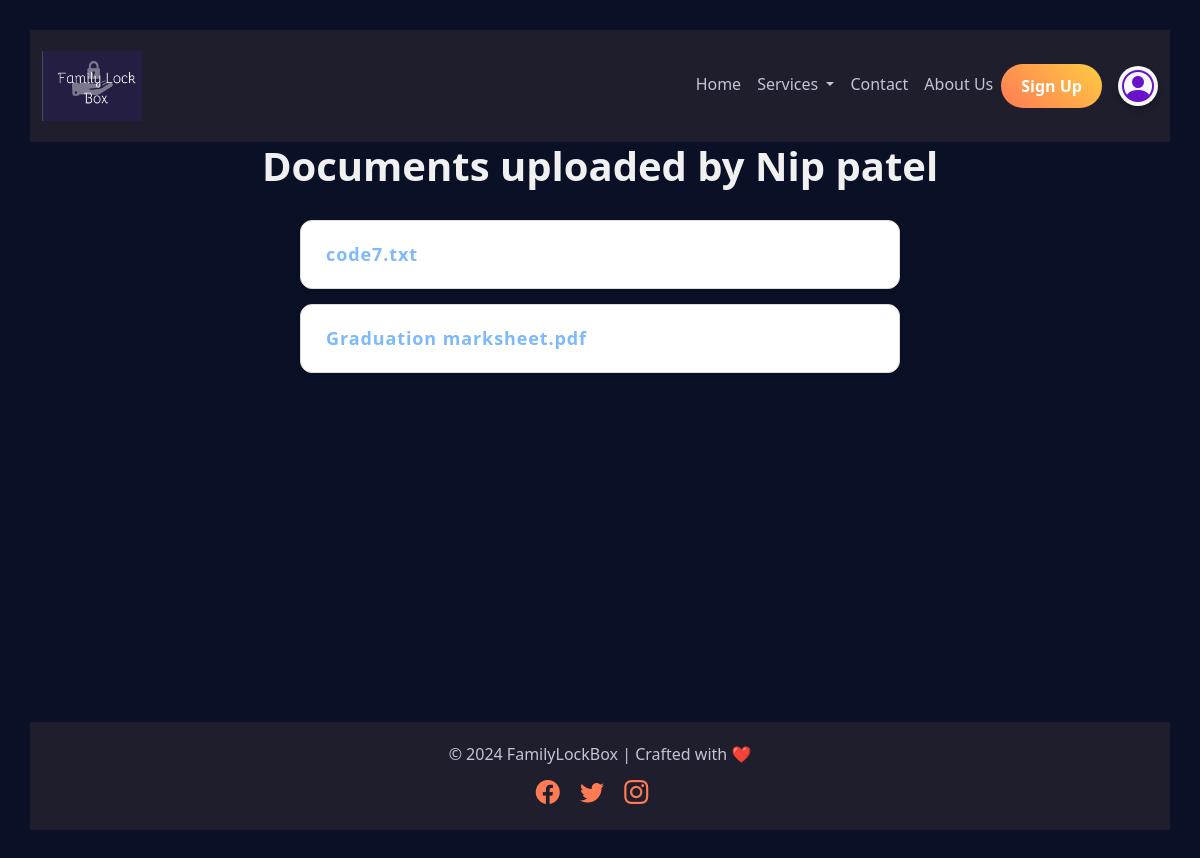
Screenshot of /group_document/Nip patel/ (signed in) with the database file from the repository.
### myapp/models.py (models this page shows, shortened)
class UploadedFile(models.Model):
    username = models.CharField(max_length=255)  # Link file to username
    filename = models.CharField(max_length=255)
    file = models.FileField(upload_to='uploaded_files/')
    uploaded_at = models.DateTimeField(auto_now_add=True)

### myapp/views.py (the view)
# urls.py: path('group_document/<str:matched_username>/', views.groupdocument, name='groupdocument'),
@session_login_required
def groupdocument(request, matched_username):
    documents = UploadedFile.objects.filter(username=matched_username)
    return render(request, 'group_document.html', {'documents': documents, 'matched_username': matched_username})

### myapp/templates/group_document.html (shortened to what this page needs)
{% extends 'nav.html' %}
{% load static %}
{% block content %}
<h2>Documents uploaded by {{ matched_username }}</h2>
{% if documents %}
    <ul class="document-list">
    {% for doc in documents %}
        <li>
            <a href="{{ doc.file.url }}" target="_blank">{{ doc.filename }}</a>
        </li>
    {% endfor %}
    </ul>
{% else %}
    <p class="no-documents">No documents found for this user.</p>
{% endif %}
{% endblock %}

### myapp/static/common.css (style rules this page uses)
body { font-family: 'Inter', sans-serif; margin: 0; padding: 0; overflow-x: hidden; background-color: #0a1127 !important; color: #fff; }

### myapp/templates/group_document.html (style rules this page uses)
body { font-family: 'Segoe UI', Tahoma, Geneva, Verdana, sans-serif; padding: 30px; margin-bottom: -50px; }
h2 { color: #f0f0f0; margin-bottom: 30px; font-size: 2.5rem; font-weight: 700; text-align: center; }
ul.document-list { list-style-type: none; padding: 0; max-width: 600px; margin: 0 auto; width: 100%; box-sizing: border-box; }
ul.document-list li { background-color: #ffffff; margin-bottom: 15px; padding: 20px 25px; border-radius: 12px; box-shadow: 0 2px 5px rgba(0,0,0,0.1); transition: background-color 0.4s ease, transform 0.3s ease; border: 1px solid #ddd; word-wrap: break-word; }
ul.document-list li a { text-decoration: none; color: #7eb9f8; font-weight: 700; font-size: 18px; display: block; letter-spacing: 0.05em; transition: color 0.3s ease; animation: fadeIn 1s ease forwards; opacity: 0; word-wrap: break-word; }

### rows the page displays
UploadedFile: filename "code7.txt"
UploadedFile: filename "Graduation marksheet.pdf"

### other values shown
{{ matched_username }} "Nip patel"
